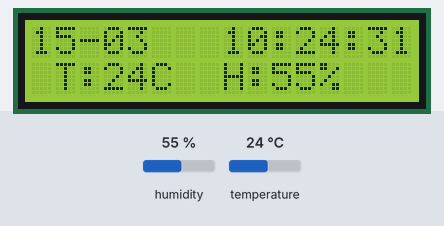
A sketch run on a simulated Arduino Uno, built for the host (arithmetic inside an expression is 32-bit, double 64-bit). Shown: 16×2 character LCD. The inputs (shaded band) are chosen by the test bench; at power-on: humidity 55 %, temperature 24 °C. The local clock reads 2024-03-15 10:24:30 at power-on unless the sketch sets it; what the sketch prints to the serial monitor is not drawn.

Above: at 1.5 s.
1.6 s: humidity set to 22 %
At 3.7 s:
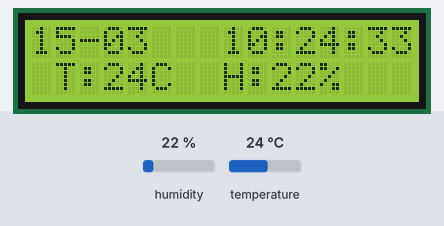
4.5 s: temperature set to 12 °C
At 7.5 s:
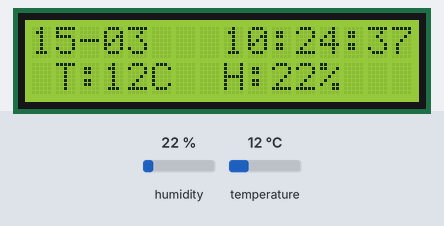
8.5 s: humidity set to 40 %
At 9.8 s:
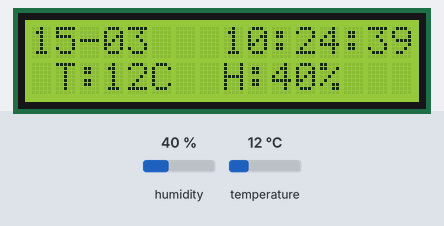
11.2 s: temperature set to 19 °C
At 14.8 s:
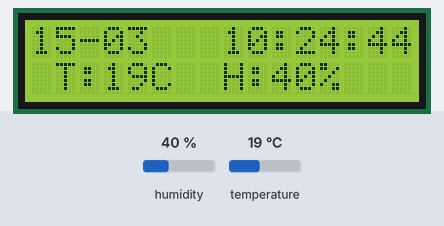
Timing chart, 0 to 15.5 s (numbered marks = the images above; inputs shaded):
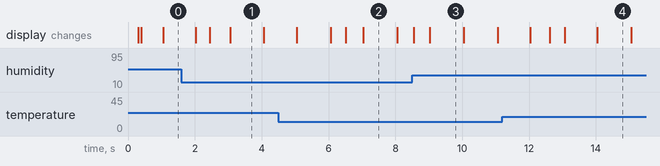

The sketch:

show_temp_hum_time_date.ino
```cpp
#include <LiquidCrystal_I2C.h>
#include "DHT.h"
#include <iarduino_RTC.h>
iarduino_RTC time(RTC_DS1307);
#define DHTPIN 8
#define DHTTYPE DHT22
DHT dht(DHTPIN, DHTTYPE);
const int buttonupPin = 9 ;
const int buttonsetPin = 10 ;
const int buttondownPin = 11  ;
LiquidCrystal_I2C lcd(0x27, 16, 2);
unsigned long timenow;
void setup()
{
  pinMode(buttonupPin , INPUT_PULLUP);
  pinMode(buttondownPin, INPUT_PULLUP);
  pinMode(buttonsetPin, INPUT_PULLUP);
  delay(300);
  Serial.begin(9600);
  time.begin();
  lcd.begin();
  dht.begin();
  lcd.backlight();
}
void loop() {
  int h = dht.readHumidity();
  int t = dht.readTemperature();
  lcd.setCursor(0, 0);
  lcd.print(time.gettime("d-m"));
  lcd.setCursor(8, 0);
  lcd.print(time.gettime( "H:i:s"));
  Serial.println(time.gettime( "H:i:s"));
  lcd.setCursor(1, 1);
  lcd.print("T:");
  lcd.print(t);
  lcd.print("C");
  lcd.setCursor(8, 1);
  lcd.print("H:");
  lcd.print(h);
  lcd.print("%");
  lcd.setCursor(5,0);
  lcd.print("   ");
   lcd.setCursor(6,1);
  lcd.print("  ");
   lcd.setCursor(13,1);
  lcd.print("    ");
}
```

Measured:
- what the display in image 1 shows lasts 1.0 s, from 3.1 s to 4.1 s
